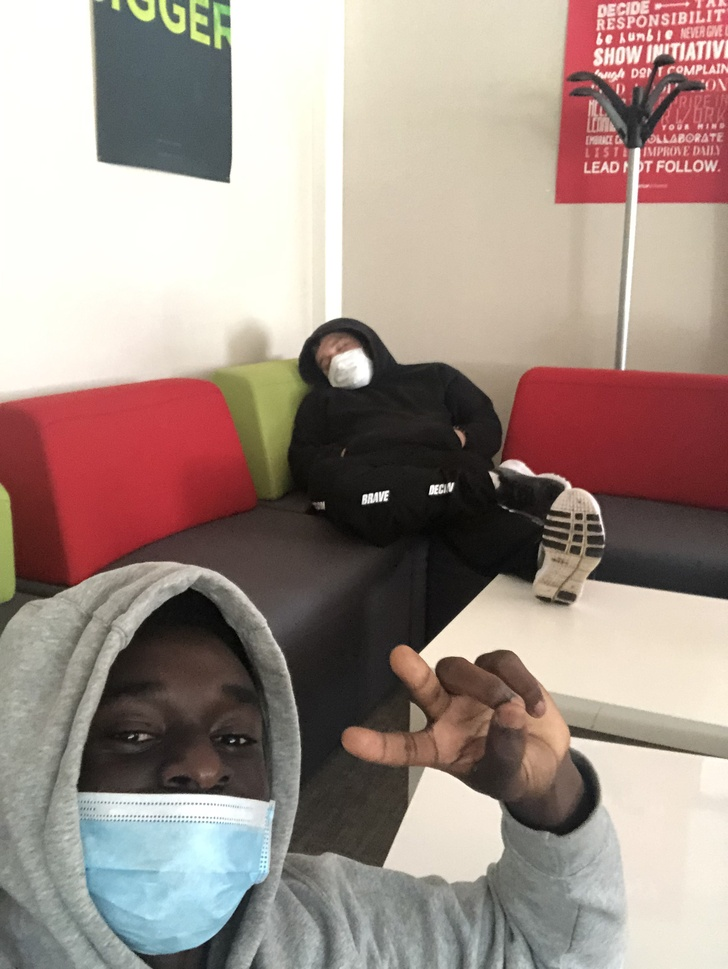
#> input picture image/image0.jpeg, 728 x 969 px, shrunk from 2320 x 3088 before the run, found by its file name
$ python killian.py
#> lines starting #> are read from the running program, lines starting #| are printed output that depends on the picture
import cv2

for i in range(0, 2):
    image = cv2.imread("image0.jpeg")
#> image is the input picture: shape (969, 728, 3); mean B, G, R 135.3, 143.2, 160
    gris = cv2.cvtColor(image, cv2.COLOR_BGR2GRAY)
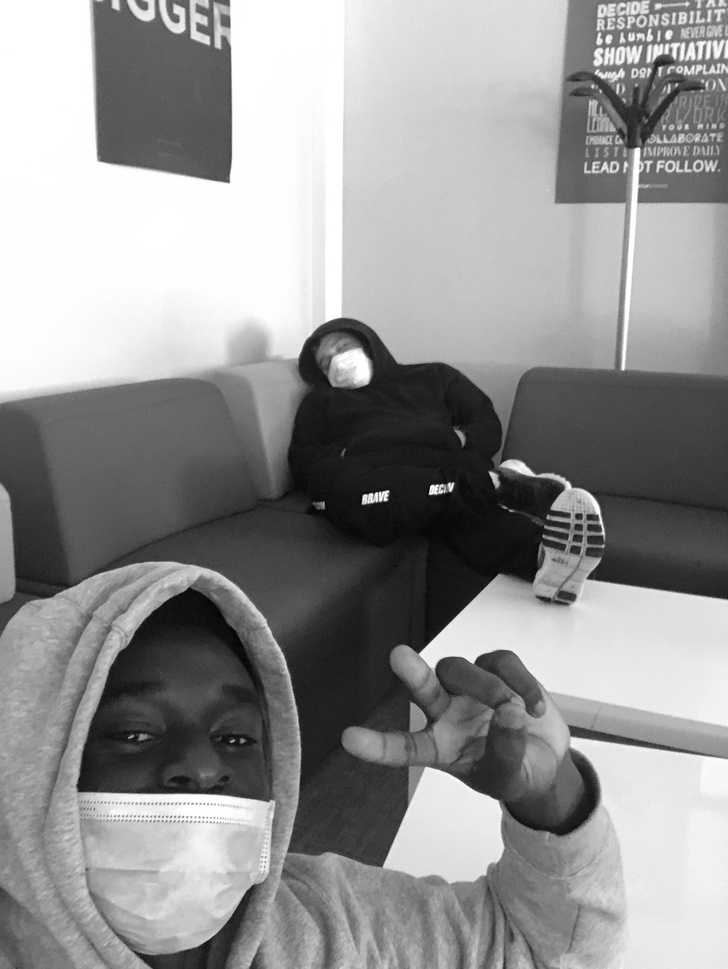
#> gris: shape (969, 728); min 0, max 255, mean 147.3
    cv2.imshow('Original image', image)
    cv2.imshow('Gray image', gris)

    cv2.waitKey(0)
    cv2.destroyAllWindows()
